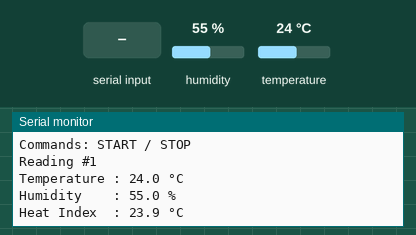
Bench run of a sketch on a simulated ESP32. Shown: the last lines printed to the serial monitor. Inputs (shaded band) come from the test bench; at power-on: humidity 55 %, temperature 24 °C. Nothing arrives over Bluetooth unless stated.

Above: at 2.2 s.
2.3 s: "START\n" received over the second serial link
3.8 s: "STOP\n" received over the second serial link
5.3 s: humidity set to 22 %
6.8 s: temperature set to 12 °C
At 7.2 s:
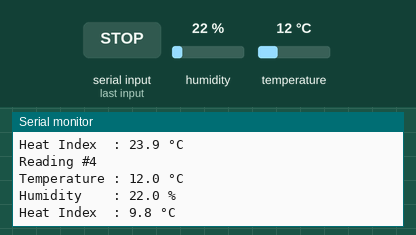
8.3 s: humidity set to 40 %
At 10.6 s:
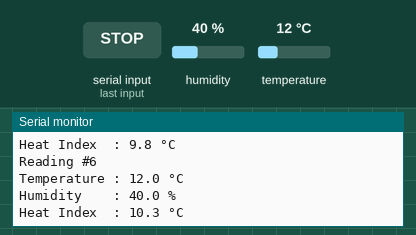
Timing chart, 0 to 10.8 s (numbered marks = the images above; inputs shaded):
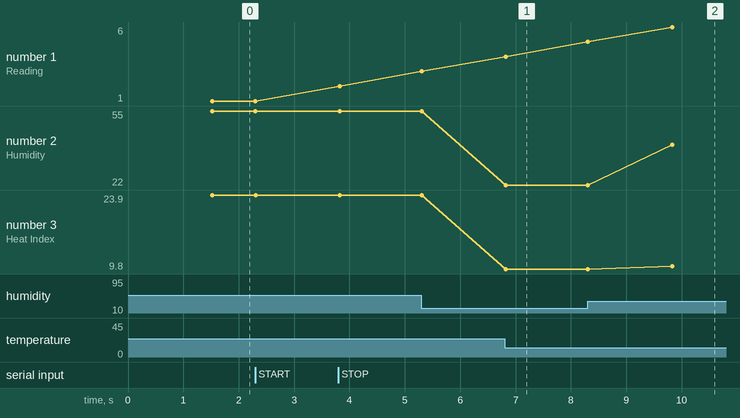

Measured:
- after the input at 6.8 s, the serial monitor: prints a new line at once (image 1)
- after the input at 8.3 s, the serial monitor: prints a new line after 1.5 s (image 2)
- plotted number 2: 22 → 40 after the input at 8.3 s
- plotted number 3: 23.9 → 9.8 after the input at 6.8 s, 9.8 → 10.3 after the input at 8.3 s

The sketch:

ESP32_DHT11_Monitor.ino
```cpp
#include <BluetoothSerial.h>
#include <DHT.h>

#define DHTPIN 4
#define DHTTYPE DHT11

BluetoothSerial SerialBT;
DHT dht(DHTPIN, DHTTYPE);

const unsigned long READ_INTERVAL = 1500;   // 1.5 seconds

bool btStreaming = false;
unsigned long lastRead = 0;
unsigned long readingCount = 0;

void sendToBluetooth(const String &text) {
  if (btStreaming && SerialBT.hasClient()) {
    SerialBT.println(text);
  }
}

void sendToSerial(const String &text) {
  Serial.println(text);
}

void sendBoth(const String &text) {
  sendToSerial(text);
  sendToBluetooth(text);
}

void printReadings(float temperature, float humidity, float heatIndex) {
  readingCount++;

  String header = "Reading #" + String(readingCount);
  String temp   = "Temperature : " + String(temperature, 1) + " °C";
  String hum    = "Humidity    : " + String(humidity, 1) + " %";
  String hi     = "Heat Index  : " + String(heatIndex, 1) + " °C";

  sendBoth(header);
  sendBoth(temp);
  sendBoth(hum);
  sendBoth(hi);
  sendBoth("");
}

void setup() {
  Serial.begin(115200);
  delay(1000);

  dht.begin();
  SerialBT.begin("ESP32_DHT11");

  Serial.println();
  Serial.println("ESP32 DHT11 Bluetooth Monitor Ready");
  Serial.println("Bluetooth Name: ESP32_DHT11");
  Serial.println("Commands: START / STOP");
  Serial.println();
}

void loop() {
  if (SerialBT.available()) {
    String command = SerialBT.readStringUntil('\n');
    command.trim();
    command.toUpperCase();

    if (command == "START") {
      readingCount = 0;          // Restart counting from 1
      btStreaming = true;
      lastRead = 0;              // Force immediate reading

      sendBoth("Bluetooth streaming started.");
      sendBoth("");
    }
    else if (command == "STOP") {
      btStreaming = false;

      Serial.println("Bluetooth streaming stopped.");

      if (SerialBT.hasClient()) {
        SerialBT.println("Bluetooth streaming stopped.");
        SerialBT.println();
      }
    }
  }

  if (millis() - lastRead >= READ_INTERVAL) {
    lastRead = millis();

    float humidity = dht.readHumidity();
    float temperature = dht.readTemperature();

    if (isnan(humidity) || isnan(temperature)) {
      sendBoth("DHT11 read failed.");
      sendBoth("");
      return;
    }

    float heatIndex = dht.computeHeatIndex(temperature, humidity, false);

    if (isnan(heatIndex)) {
      heatIndex = temperature;
    }

    printReadings(temperature, humidity, heatIndex);
  }
}
```
